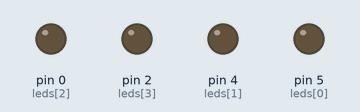
This sketch was run on a simulated Arduino Uno, built with avr-gcc and run on an emulated ATmega328P. On the bench: output pins drawn as LEDs (lit = HIGH).

Above: at 0.15 s.
At 0.45 s:
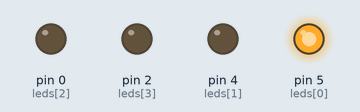
At 0.75 s:
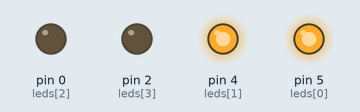
At 1.05 s:
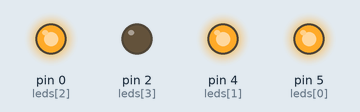
At 1.65 s:
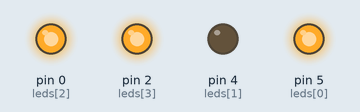
At 2.55 s:
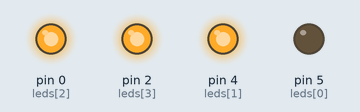
Timing chart, 0 to 3.0 s (numbered marks = the images above):
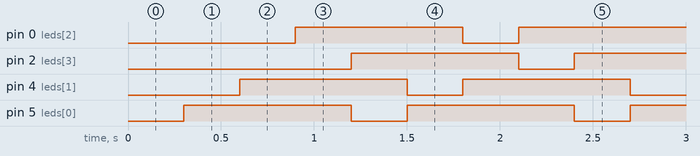

Measured:
- by itself, pin 0 (leds[2]), pin 2 (leds[3]), pin 4 (leds[1]), pin 5 (leds[0]): alternates HIGH for 0.90 s and LOW for 0.30 s

The sketch:

10_esp8266_multiple_leds.ino
```cpp
int leds[] = {5, 4, 0, 2}; // GPIO pins
int n = 4;

void setup() {
  for (int i = 0; i < n; i++) pinMode(leds[i], OUTPUT);
}

void loop() {
  for (int i = 0; i < n; i++) {
    digitalWrite(leds[i], LOW);
    delay(300);
    digitalWrite(leds[i], HIGH);
  }
}
```
